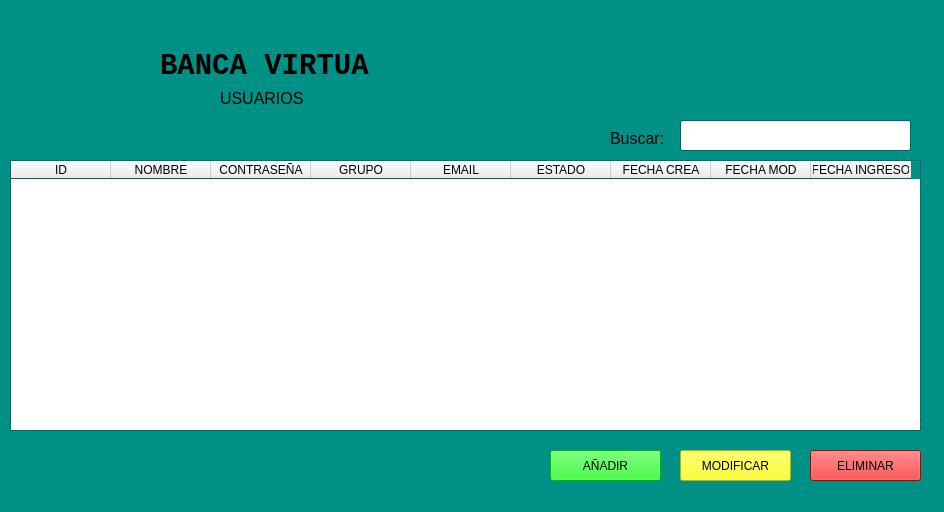
<?xml version="1.0" encoding="UTF-8"?>
<ui version="4.0">
 <class>usuarios</class>
 <widget class="QWidget" name="usuarios">
  <property name="geometry">
   <rect>
    <x>0</x>
    <y>0</y>
    <width>944</width>
    <height>512</height>
   </rect>
  </property>
  <property name="palette">
   <palette>
    <active>
     <colorrole role="Base">
      <brush brushstyle="SolidPattern">
       <color alpha="255">
        <red>255</red>
        <green>255</green>
        <blue>255</blue>
       </color>
      </brush>
     </colorrole>
     <colorrole role="Window">
      <brush brushstyle="SolidPattern">
       <color alpha="255">
        <red>0</red>
        <green>144</green>
        <blue>134</blue>
       </color>
      </brush>
     </colorrole>
    </active>
    <inactive>
     <colorrole role="Base">
      <brush brushstyle="SolidPattern">
       <color alpha="255">
        <red>255</red>
        <green>255</green>
        <blue>255</blue>
       </color>
      </brush>
     </colorrole>
     <colorrole role="Window">
      <brush brushstyle="SolidPattern">
       <color alpha="255">
        <red>0</red>
        <green>144</green>
        <blue>134</blue>
       </color>
      </brush>
     </colorrole>
    </inactive>
    <disabled>
     <colorrole role="Base">
      <brush brushstyle="SolidPattern">
       <color alpha="255">
        <red>0</red>
        <green>144</green>
        <blue>134</blue>
       </color>
      </brush>
     </colorrole>
     <colorrole role="Window">
      <brush brushstyle="SolidPattern">
       <color alpha="255">
        <red>0</red>
        <green>144</green>
        <blue>134</blue>
       </color>
      </brush>
     </colorrole>
    </disabled>
   </palette>
  </property>
  <property name="windowTitle">
   <string>Usuarios</string>
  </property>
  <widget class="QLabel" name="lblLogoU">
   <property name="geometry">
    <rect>
     <x>0</x>
     <y>0</y>
     <width>161</width>
     <height>151</height>
    </rect>
   </property>
   <property name="font">
    <font>
     <family>Consolas</family>
     <pointsize>22</pointsize>
     <weight>75</weight>
     <bold>true</bold>
    </font>
   </property>
   <property name="styleSheet">
    <string notr="true"/>
   </property>
   <property name="text">
    <string/>
   </property>
   <property name="pixmap">
    <pixmap>logobanco.png</pixmap>
   </property>
  </widget>
  <widget class="QLabel" name="lblTituloU">
   <property name="geometry">
    <rect>
     <x>160</x>
     <y>50</y>
     <width>211</width>
     <height>31</height>
    </rect>
   </property>
   <property name="font">
    <font>
     <family>Consolas</family>
     <pointsize>22</pointsize>
     <weight>75</weight>
     <bold>true</bold>
    </font>
   </property>
   <property name="text">
    <string>BANCA VIRTUAL</string>
   </property>
  </widget>
  <widget class="QLabel" name="lblSubTitulo">
   <property name="geometry">
    <rect>
     <x>220</x>
     <y>90</y>
     <width>91</width>
     <height>16</height>
    </rect>
   </property>
   <property name="font">
    <font>
     <pointsize>12</pointsize>
    </font>
   </property>
   <property name="text">
    <string>USUARIOS</string>
   </property>
  </widget>
  <widget class="QTableWidget" name="tableUsuarios">
   <property name="geometry">
    <rect>
     <x>10</x>
     <y>160</y>
     <width>911</width>
     <height>271</height>
    </rect>
   </property>
   <column>
    <property name="text">
     <string>ID</string>
    </property>
   </column>
   <column>
    <property name="text">
     <string>NOMBRE</string>
    </property>
   </column>
   <column>
    <property name="text">
     <string>CONTRASEÑA</string>
    </property>
   </column>
   <column>
    <property name="text">
     <string>GRUPO</string>
    </property>
   </column>
   <column>
    <property name="text">
     <string>EMAIL</string>
    </property>
   </column>
   <column>
    <property name="text">
     <string>ESTADO</string>
    </property>
   </column>
   <column>
    <property name="text">
     <string>FECHA CREA</string>
    </property>
   </column>
   <column>
    <property name="text">
     <string>FECHA MOD</string>
    </property>
   </column>
   <column>
    <property name="text">
     <string>FECHA INGRESO</string>
    </property>
   </column>
  </widget>
  <widget class="QLineEdit" name="LeBuscar">
   <property name="geometry">
    <rect>
     <x>680</x>
     <y>120</y>
     <width>231</width>
     <height>31</height>
    </rect>
   </property>
  </widget>
  <widget class="QLabel" name="lblBuscar">
   <property name="geometry">
    <rect>
     <x>610</x>
     <y>130</y>
     <width>61</width>
     <height>16</height>
    </rect>
   </property>
   <property name="font">
    <font>
     <pointsize>12</pointsize>
    </font>
   </property>
   <property name="text">
    <string>Buscar:</string>
   </property>
  </widget>
  <widget class="QPushButton" name="btncrearu">
   <property name="geometry">
    <rect>
     <x>550</x>
     <y>450</y>
     <width>111</width>
     <height>31</height>
    </rect>
   </property>
   <property name="styleSheet">
    <string notr="true">
background-color: rgb(0, 255, 0);</string>
   </property>
   <property name="text">
    <string>AÑADIR</string>
   </property>
  </widget>
  <widget class="QPushButton" name="btnModificar">
   <property name="geometry">
    <rect>
     <x>680</x>
     <y>450</y>
     <width>111</width>
     <height>31</height>
    </rect>
   </property>
   <property name="styleSheet">
    <string notr="true">background-color: rgb(255, 255, 0);</string>
   </property>
   <property name="text">
    <string>MODIFICAR</string>
   </property>
  </widget>
  <widget class="QPushButton" name="btnEliminar">
   <property name="geometry">
    <rect>
     <x>810</x>
     <y>450</y>
     <width>111</width>
     <height>31</height>
    </rect>
   </property>
   <property name="styleSheet">
    <string notr="true">background-color: rgb(255, 0, 0);</string>
   </property>
   <property name="text">
    <string>ELIMINAR</string>
   </property>
  </widget>
 </widget>
 <resources/>
 <connections/>
</ui>
